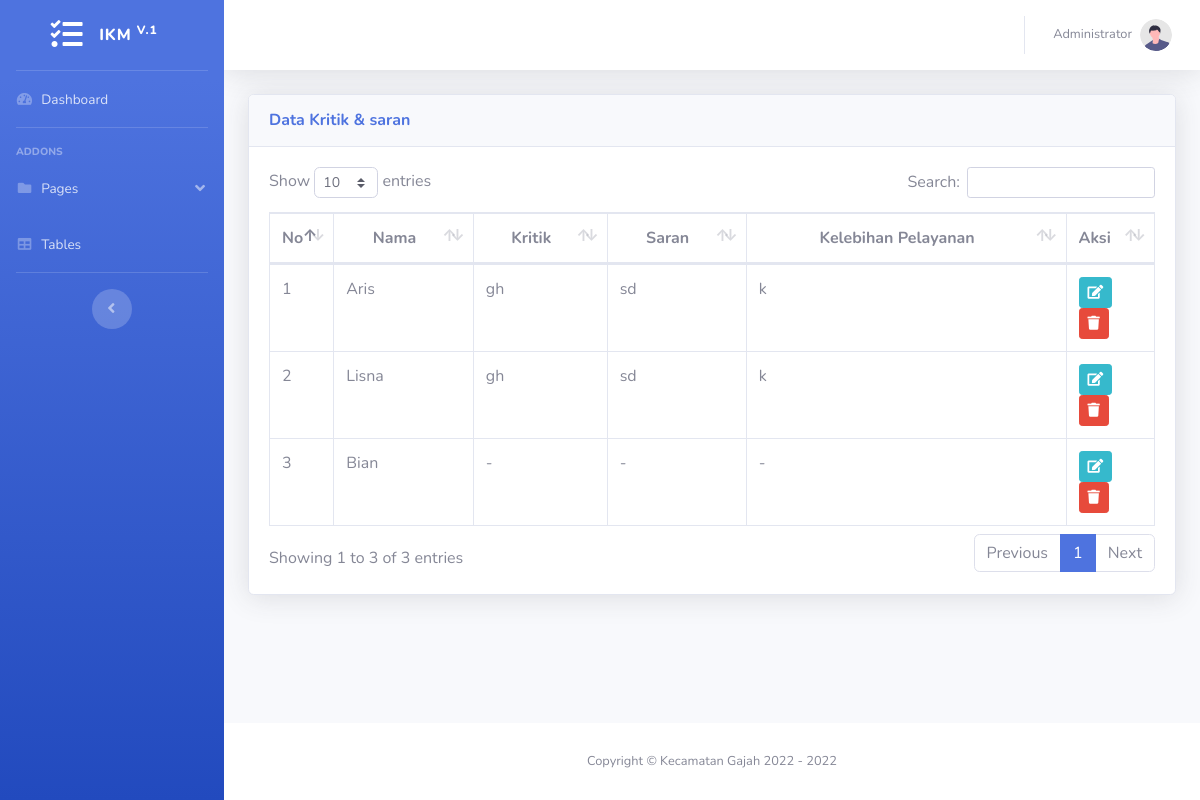
Screenshot of /admin/?page=kritik_saran (signed in) with the database file from the repository.
### tables this page shows
CREATE TABLE `tb_kritik_saran` (
  `id_kritik_saran` int(11) NOT NULL,
  `id_responden` int(11) NOT NULL,
  `kritik` text NOT NULL,
  `saran` text NOT NULL,
  `kelebihan` text NOT NULL,
  `created_at` varchar(20) NOT NULL
);

CREATE TABLE `tb_responden` (
  `id_responden` int(11) NOT NULL,
  `nama` varchar(50) NOT NULL,
  `pendidikan` varchar(50) NOT NULL,
  `pekerjaan` varchar(50) NOT NULL,
  `usia` varchar(10) NOT NULL,
  `jk` varchar(20) NOT NULL,
  `created_at` varchar(20) NOT NULL
);

### admin/page/kritik_saran/kritik_saran.php (the view)
<div class="card shadow mb-4">
  <div class="card-header py-3">
    <h6 class="m-0 font-weight-bold text-primary">
      Data Kritik & saran
    </h6>
  </div>
  <div class="card-body">
    <div class="table-responsive">
      <table class="table table-bordered" id="dataTable" width="100%" cellspacing="0">
        <thead>
          <tr>
            <th width="5%">No</th>
            <th class="text-center">Nama</th>
            <th class="text-center">Kritik</th>
            <th class="text-center">Saran</th>
            <th class="text-center">Kelebihan Pelayanan</th>
            <th width="10%">Aksi</th>
          </tr>
        </thead>
        <tbody>
          <?php
          $no = 1;
          $querySaran = $conn->query("SELECT * FROM tb_kritik_saran, tb_responden WHERE tb_kritik_saran.id_responden = tb_responden.id_responden");
          while ($dataSaran = $querySaran->fetch_assoc()) {
          ?>
            <tr>
              <td><?= $no++; ?></td>
              <td><?= $dataSaran['nama']; ?></td>
              <td><?= $dataSaran['kritik']; ?></td>
              <td><?= $dataSaran['saran']; ?></td>
              <td><?= $dataSaran['kelebihan']; ?></td>
              <td>
                <a href="#" class="btn btn-sm btn-info" data-toggle="tooltip" data-placement="top" title="Edit"><i class="fas fa-edit"></i></a>
                <a href="#" class="btn btn-sm btn-danger" data-toggle="tooltip" data-placement="top" title="Delete"><i class="fas fa-trash"></i></a>
              </td>
            </tr>
          <?php } ?>
        </tbody>
      </table>
    </div>
  </div>
</div>

### layout/header.php (shortened to what this page needs)
<!DOCTYPE html>
<html lang="en">
<head>
  <link href="../asset/vendor/fontawesome-free/css/all.min.css" rel="stylesheet" type="text/css">
  <link href="../asset/css/sb-admin-2.min.css" rel="stylesheet">
  <link href="../asset/css/sweetalert.min.css" rel="stylesheet">
  <link href="../asset/vendor/datatables/dataTables.bootstrap4.min.css" rel="stylesheet">
</head>

### admin/index.php
<?php
include('../layout/header.php');
?>
<body id="page-top">
    <div id="wrapper">
        <?php include('../layout/sidebar.php'); ?>
        <div id="content-wrapper" class="d-flex flex-column">
            <div id="content">
                <?php include('../layout/navbar.php'); ?>
                <div class="container-fluid">
                    <?php include('../layout/content.php'); ?>
                </div>
            </div>
            <?php include('../layout/footer.php'); ?>

### layout/sidebar.php (shortened to what this page needs)
<ul class="navbar-nav bg-gradient-primary sidebar sidebar-dark accordion" id="accordionSidebar">
    <a class="sidebar-brand d-flex align-items-center justify-content-center" href="index.html">
        <div class="sidebar-brand-icon">
            <i class="fas fa-tasks"></i>
        </div>
        <div class="sidebar-brand-text mx-3">IKM <sup>v.1</sup></div>
    </a>
    <hr class="sidebar-divider my-0">
    <li class="nav-item">
        <a class="nav-link" href="./">
            <i class="fas fa-fw fa-tachometer-alt"></i>
            <span>Dashboard</span></a>
    </li>
    <hr class="sidebar-divider">
    <div class="sidebar-heading">
        Addons
    </div>
    <li class="nav-item">
        <a class="nav-link" href="#" data-toggle="collapse" data-target="#collapsePages" aria-expanded="true" aria-controls="collapsePages">
            <i class="fas fa-fw fa-folder"></i>
            <span>Pages</span>
        </a>
    </li>
    <li class="nav-item">
        <a class="nav-link" href="tables.html">
            <i class="fas fa-fw fa-table"></i>
            <span>Tables</span></a>
    </li>
    <hr class="sidebar-divider d-none d-md-block">
    <div class="text-center d-none d-md-inline">
        <button class="rounded-circle border-0" id="sidebarToggle"></button>
    </div>
</ul>

### layout/navbar.php (shortened to what this page needs)
<nav class="navbar navbar-expand navbar-light bg-white topbar mb-4 static-top shadow">
  <ul class="navbar-nav ml-auto">
    <li class="nav-item dropdown no-arrow">
      <a class="nav-link dropdown-toggle" href="#" id="userDropdown" role="button" data-toggle="dropdown" aria-haspopup="true" aria-expanded="false">
        <span class="mr-2 d-none d-lg-inline text-gray-600 small"> <?= $_SESSION['nama']; ?></span>
        <img class="img-profile rounded-circle" src="../asset/img/undraw_profile.svg">
      </a>
    </li>
  </ul>
</nav>

### layout/content.php (shortened to what this page needs)
<?php
$page = $_GET['page'];
$action = $_GET['action'];
if ($page == 'survei') {
  if ($action == '') {
    include "../admin/page/survei/survei.php";
  }
} elseif ($page == 'kritik_saran') {
  if ($action == '') {
    include "../admin/page/kritik_saran/kritik_saran.php";
  }
} elseif ($page == 'responden') {
  if ($action == '') {
    include "../admin/page/responden/responden.php";
  }
} elseif ($page == 'survei') {
  if ($action == '') {
    include "../admin/page/survei/survei.php";
  }
} else {
  include "dashboard.php";
}
?>

### layout/footer.php (shortened to what this page needs)
<footer class="sticky-footer bg-white">
	<div class="container my-auto">
		<div class="copyright text-center my-auto">
			<span>Copyright &copy; Kecamatan Gajah 2022 - <?= date('Y'); ?></span>
		</div>
	</div>
</footer>
</div>
</div>
</body>
</html>

### rows the page displays
tb_kritik_saran: id_responden.nama "Aris", kritik "gh", saran "sd", kelebihan "k"
tb_kritik_saran: id_responden.nama "Lisna", kritik "gh", saran "sd", kelebihan "k"
tb_kritik_saran: id_responden.nama "Bian", kritik "-", saran "-", kelebihan "-"

### other values shown
$_SESSION['nama'] "Administrator"
